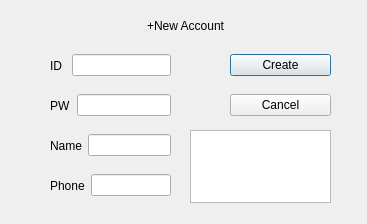
<?xml version="1.0" encoding="UTF-8"?>
<ui version="4.0">
 <class>Dialog</class>
 <widget class="QDialog" name="Dialog">
  <property name="geometry">
   <rect>
    <x>0</x>
    <y>0</y>
    <width>367</width>
    <height>224</height>
   </rect>
  </property>
  <property name="windowTitle">
   <string>CreateAccont</string>
  </property>
  <widget class="QWidget" name="verticalLayoutWidget">
   <property name="geometry">
    <rect>
     <x>230</x>
     <y>50</y>
     <width>101</width>
     <height>31</height>
    </rect>
   </property>
   <layout class="QVBoxLayout" name="verticalLayout">
    <item>
     <widget class="QPushButton" name="btn_Create">
      <property name="text">
       <string>Create</string>
      </property>
     </widget>
    </item>
   </layout>
  </widget>
  <widget class="QWidget" name="verticalLayoutWidget_2">
   <property name="geometry">
    <rect>
     <x>230</x>
     <y>90</y>
     <width>101</width>
     <height>31</height>
    </rect>
   </property>
   <layout class="QVBoxLayout" name="verticalLayout_2">
    <item>
     <widget class="QPushButton" name="btn_Cancel">
      <property name="text">
       <string>Cancel</string>
      </property>
     </widget>
    </item>
   </layout>
  </widget>
  <widget class="QWidget" name="verticalLayoutWidget_7">
   <property name="geometry">
    <rect>
     <x>190</x>
     <y>130</y>
     <width>141</width>
     <height>73</height>
    </rect>
   </property>
   <layout class="QVBoxLayout" name="verticalLayout_7">
    <item>
     <widget class="QTextEdit" name="textEdit_State"/>
    </item>
   </layout>
  </widget>
  <widget class="QWidget" name="verticalLayoutWidget_8">
   <property name="geometry">
    <rect>
     <x>60</x>
     <y>10</y>
     <width>251</width>
     <height>31</height>
    </rect>
   </property>
   <layout class="QVBoxLayout" name="verticalLayout_8">
    <item>
     <widget class="QLabel" name="label_5">
      <property name="text">
       <string>+New Account</string>
      </property>
      <property name="alignment">
       <set>Qt::AlignCenter</set>
      </property>
     </widget>
    </item>
   </layout>
  </widget>
  <widget class="QWidget" name="horizontalLayoutWidget">
   <property name="geometry">
    <rect>
     <x>50</x>
     <y>50</y>
     <width>121</width>
     <height>31</height>
    </rect>
   </property>
   <layout class="QHBoxLayout" name="horizontalLayout">
    <item>
     <widget class="QLabel" name="label">
      <property name="text">
       <string>ID </string>
      </property>
     </widget>
    </item>
    <item>
     <widget class="QLineEdit" name="lineEdit_ID"/>
    </item>
   </layout>
  </widget>
  <widget class="QWidget" name="horizontalLayoutWidget_2">
   <property name="geometry">
    <rect>
     <x>50</x>
     <y>90</y>
     <width>121</width>
     <height>31</height>
    </rect>
   </property>
   <layout class="QHBoxLayout" name="horizontalLayout_2">
    <item>
     <widget class="QLabel" name="label_2">
      <property name="text">
       <string>PW</string>
      </property>
     </widget>
    </item>
    <item>
     <widget class="QLineEdit" name="lineEdit_PW"/>
    </item>
   </layout>
  </widget>
  <widget class="QWidget" name="horizontalLayoutWidget_3">
   <property name="geometry">
    <rect>
     <x>50</x>
     <y>130</y>
     <width>121</width>
     <height>31</height>
    </rect>
   </property>
   <layout class="QHBoxLayout" name="horizontalLayout_3">
    <item>
     <widget class="QLabel" name="label_3">
      <property name="text">
       <string>Name</string>
      </property>
     </widget>
    </item>
    <item>
     <widget class="QLineEdit" name="lineEdit_Name"/>
    </item>
   </layout>
  </widget>
  <widget class="QWidget" name="horizontalLayoutWidget_4">
   <property name="geometry">
    <rect>
     <x>50</x>
     <y>170</y>
     <width>121</width>
     <height>31</height>
    </rect>
   </property>
   <layout class="QHBoxLayout" name="horizontalLayout_4">
    <property name="leftMargin">
     <number>0</number>
    </property>
    <item>
     <widget class="QLabel" name="label_4">
      <property name="text">
       <string>Phone</string>
      </property>
     </widget>
    </item>
    <item>
     <widget class="QLineEdit" name="lineEdit_Phone"/>
    </item>
   </layout>
  </widget>
 </widget>
 <resources/>
 <connections>
  <connection>
   <sender>btn_Create</sender>
   <signal>clicked()</signal>
   <receiver>Dialog</receiver>
   <slot>createAccount()</slot>
   <hints>
    <hint type="sourcelabel">
     <x>305</x>
     <y>63</y>
    </hint>
    <hint type="destinationlabel">
     <x>342</x>
     <y>32</y>
    </hint>
   </hints>
  </connection>
  <connection>
   <sender>btn_Cancel</sender>
   <signal>clicked()</signal>
   <receiver>Dialog</receiver>
   <slot>cancel()</slot>
   <hints>
    <hint type="sourcelabel">
     <x>278</x>
     <y>109</y>
    </hint>
    <hint type="destinationlabel">
     <x>353</x>
     <y>106</y>
    </hint>
   </hints>
  </connection>
 </connections>
 <slots>
  <slot>createAccount()</slot>
  <slot>cancel()</slot>
 </slots>
</ui>
